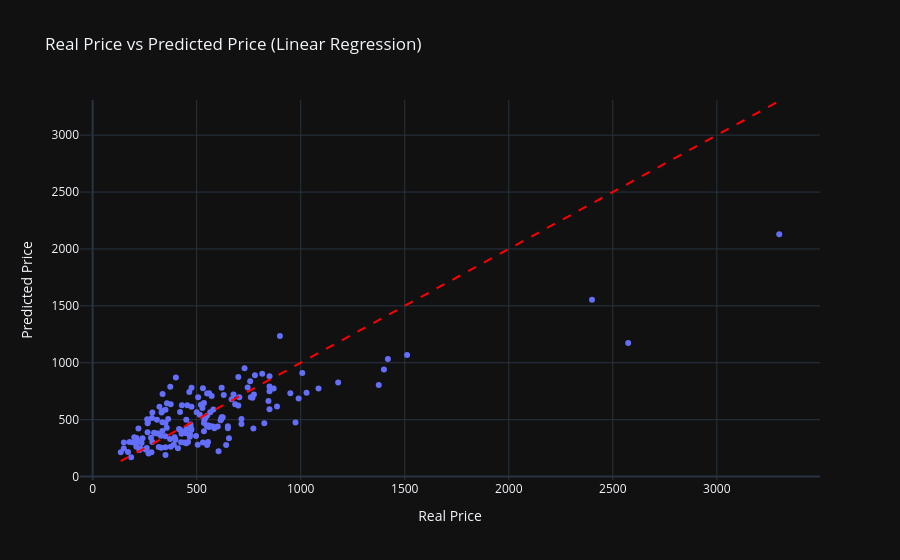

The notebook cell saved with this chart:
### Markdown cell above
### 1.8 Visualize predictions vs real prices

Spark does NOT plot. Convert to Pandas → use Plotly Express.

### Code cell
# pip install plotly if needed
import plotly.express as px

# Pick the best model and get predictions on test set
best_preds = lr_model.transform(test_df)

# Convert to Pandas (only the columns we need — never convert millions of rows!)
pdf = best_preds.select("price", "prediction").toPandas()

fig = px.scatter(
    pdf,
    x="price",
    y="prediction",
    title="Real Price vs Predicted Price (Linear Regression)",
    labels={"price": "Real Price", "prediction": "Predicted Price"},
)

# Perfect prediction line
fig.add_shape(
    type="line",
    x0=pdf["price"].min(), y0=pdf["price"].min(),
    x1=pdf["price"].max(), y1=pdf["price"].max(),
    line=dict(dash="dash", color="red"),
)

fig.update_layout(
    template='plotly_dark'
)

fig.show()

### Figure 1 — Plotly figure (JSON) as saved in the notebook; plotly's stock layout.template omitted (floating-point values rounded to 4 significant figures; data arrays with more than 128 entries replaced by an {"elided": "..."} marker saying what was removed)
{"data": [{"hovertemplate": "Real Price=%{x}<br>Predicted Price=%{y}<extra></extra>", "legendgroup": "", "marker": {"color": "#636efa", "symbol": "circle"}, "mode": "markers", "name": "", "orientation": "v", "showlegend": false, "type": "scatter", "x": {"elided": "162 float values"}, "xaxis": "x", "y": {"elided": "162 float values"}, "yaxis": "y"}], "layout": {"legend": {"tracegroupgap": 0}, "shapes": [{"line": {"color": "red", "dash": "dash"}, "type": "line", "x0": 135, "x1": 3300, "y0": 135, "y1": 3300}], "title": {"text": "Real Price vs Predicted Price (Linear Regression)"}, "xaxis": {"anchor": "y", "domain": [0, 1], "title": {"text": "Real Price"}}, "yaxis": {"anchor": "x", "domain": [0, 1], "title": {"text": "Predicted Price"}}}}
